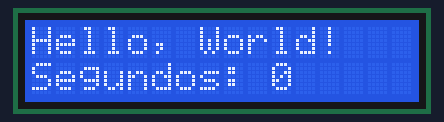
The sketch below on a simulated Arduino Uno, built with avr-gcc and run on an emulated ATmega328P. Shown: 16×2 character LCD. What the sketch prints to the serial monitor is not drawn.

Above: at 0.2 s.
At 4.2 s:
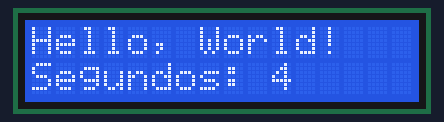
At 9.3 s:
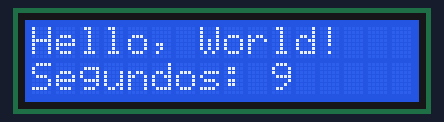
At 19.4 s:
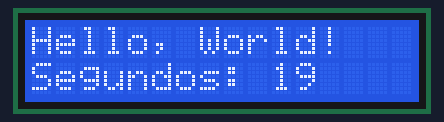
At 28.6 s:
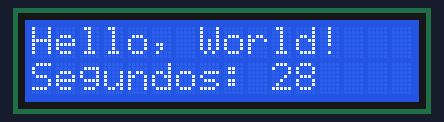
At 38.7 s:
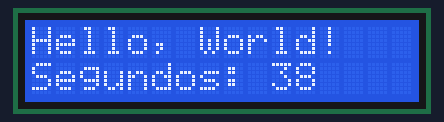

The sketch:

test_lcd.ino
```cpp
// Test simple del LCD JHD-2X16-I2C (Proteus). Solo Wire + LiquidCrystal_I2C.
#include <Wire.h>
#include <LiquidCrystal_I2C.h>

LiquidCrystal_I2C *lcd;
uint8_t contador = 0;

void setup() {
  Serial.begin(9600);
  Wire.begin();

  // Escáner I2C: imprime todas las direcciones que responden
  uint8_t lcdDir = 0;
  for (uint8_t d = 1; d < 127; d++) {
    Wire.beginTransmission(d);
    if (Wire.endTransmission() == 0) {
      Serial.print(F("Dispositivo I2C en 0x"));
      Serial.println(d, HEX);
      if (d == 0x27 || d == 0x20 || d == 0x3F) lcdDir = d;
    }
  }
  if (lcdDir == 0) {
    Serial.println(F("ERROR: no se encontro el LCD"));
    while (true) { }
  }

  lcd = new LiquidCrystal_I2C(lcdDir, 16, 2);
  lcd->init();
  lcd->backlight();
  lcd->setCursor(0, 0);
  lcd->print(F("Hello, World!"));
  Serial.print(F("LCD en 0x"));
  Serial.println(lcdDir, HEX);
}

void loop() {
  lcd->setCursor(0, 1);
  lcd->print(F("Segundos: "));
  lcd->print(contador++);
  lcd->print(F("   "));
  delay(1000);
}
```

Measured:
- what the display in image 1 shows lasts 1.0 s, from 4.2 s to 5.2 s
